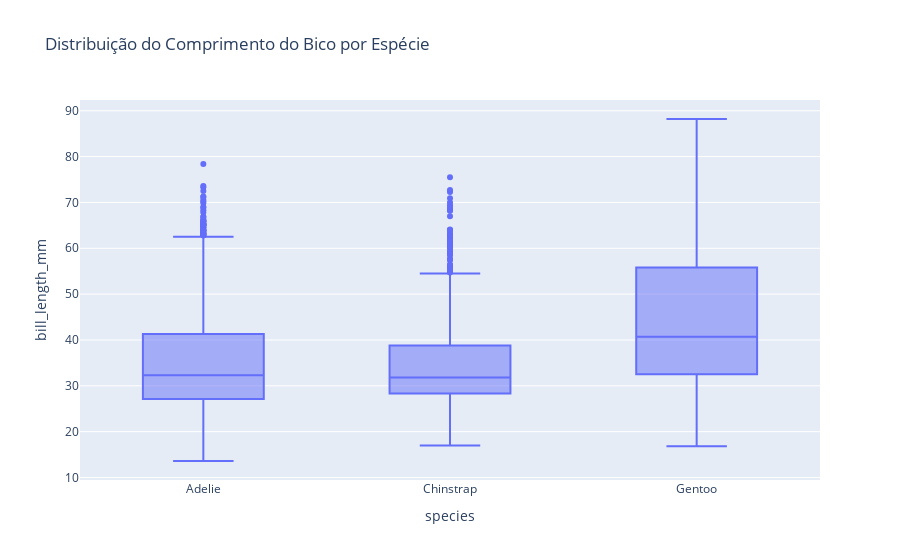

This figure's notebook cell:
### Code cell
# Gráfico de boxplot para comparar o comprimento do bico entre as espécies
fig_box_bill_length = px.box(dataset_penguins, x='species', y='bill_length_mm', title='Distribuição do Comprimento do Bico por Espécie')
fig_box_bill_length.show()

### Figure 1 — Plotly figure (JSON) as saved in the notebook; plotly's stock layout.template omitted (floating-point values rounded to 4 significant figures; data arrays with more than 128 entries replaced by an {"elided": "..."} marker saying what was removed)
{"data": [{"alignmentgroup": "True", "hovertemplate": "species=%{x}<br>bill_length_mm=%{y}<extra></extra>", "legendgroup": "", "marker": {"color": "#636efa"}, "name": "", "notched": false, "offsetgroup": "", "orientation": "v", "showlegend": false, "type": "box", "x": {"elided": "3430 str values"}, "x0": " ", "xaxis": "x", "y": {"elided": "3430 float values"}, "y0": " ", "yaxis": "y"}], "layout": {"autosize": true, "boxmode": "group", "legend": {"tracegroupgap": 0}, "title": {"text": "Distribuição do Comprimento do Bico por Espécie"}, "xaxis": {"anchor": "y", "autorange": true, "domain": [0, 1], "range": [-0.5, 2.5], "title": {"text": "species"}, "type": "category"}, "yaxis": {"anchor": "x", "autorange": true, "domain": [0, 1], "range": [9.456, 92.34], "title": {"text": "bill_length_mm"}, "type": "linear"}}}
